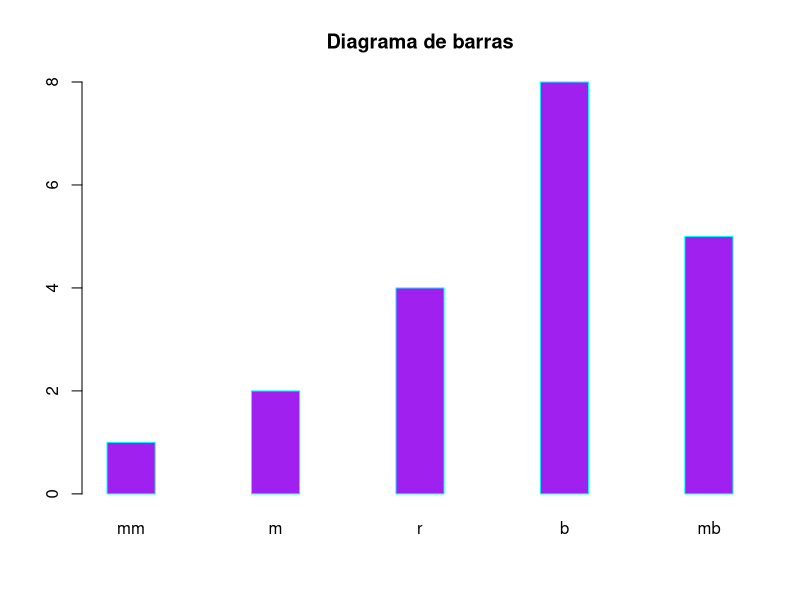
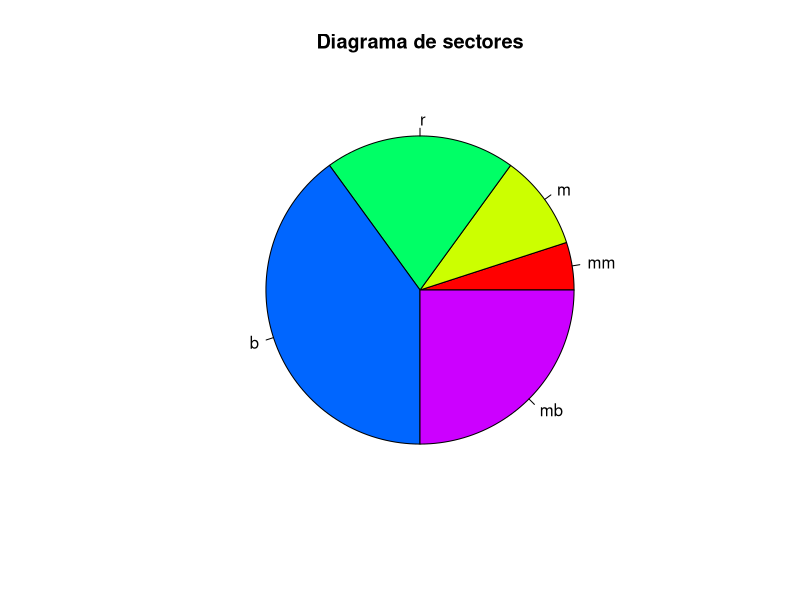
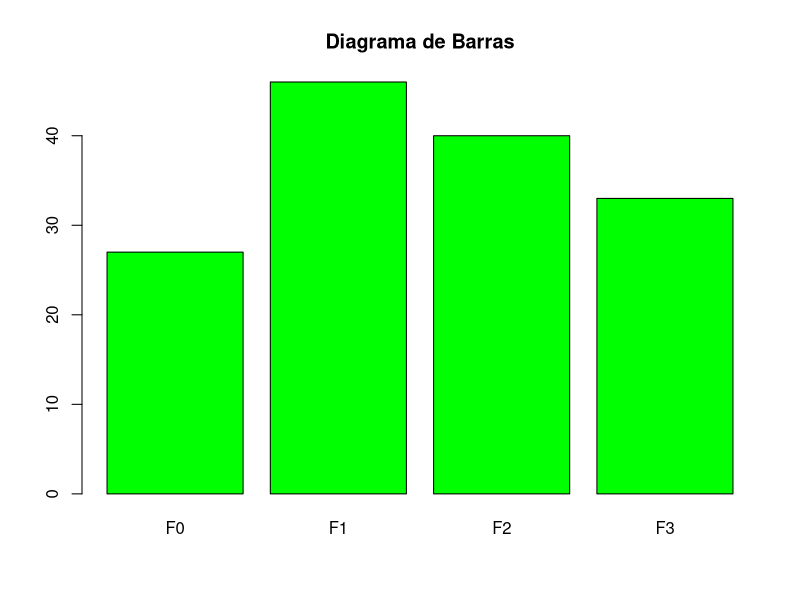
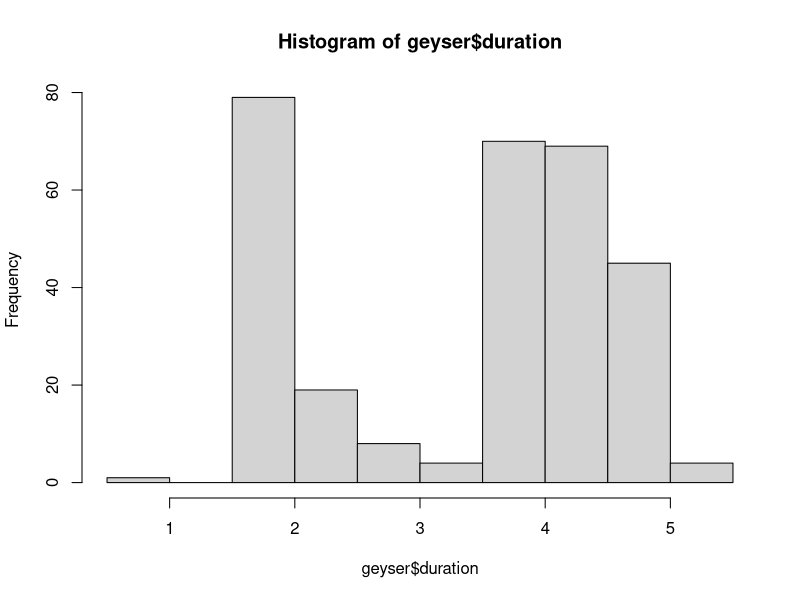
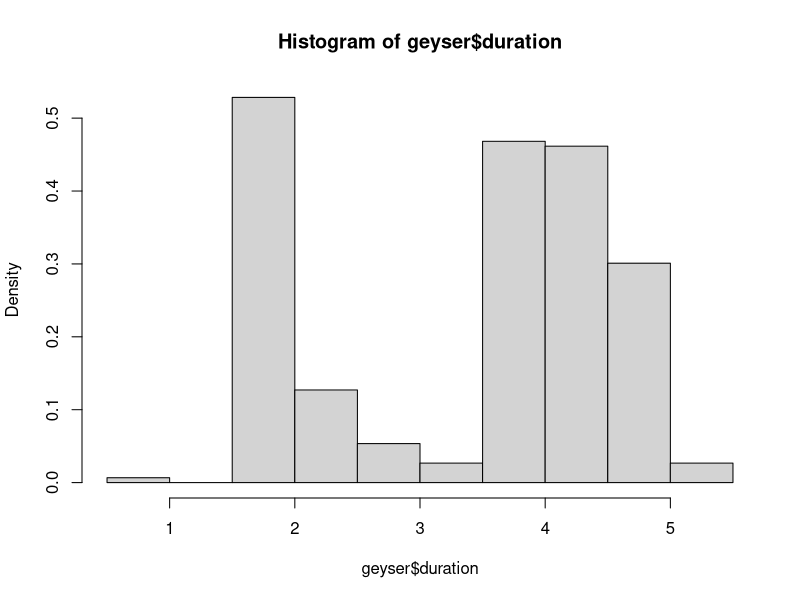
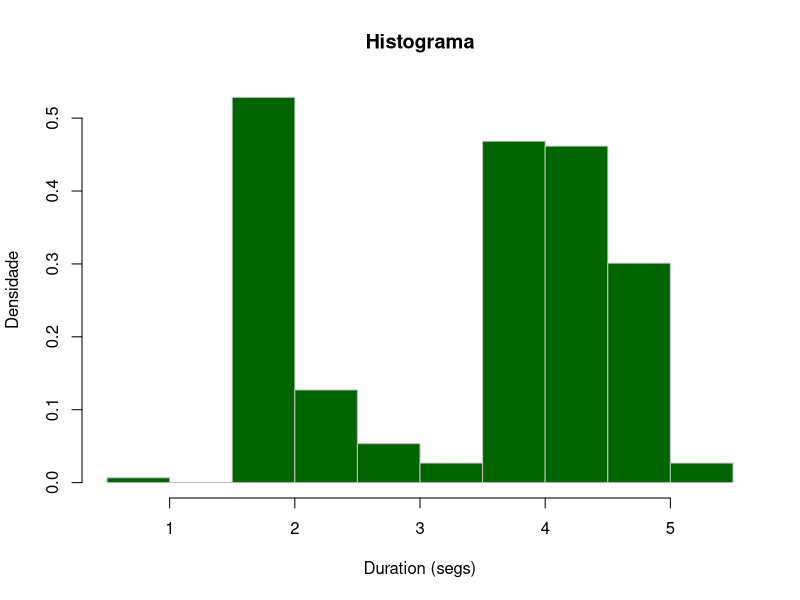
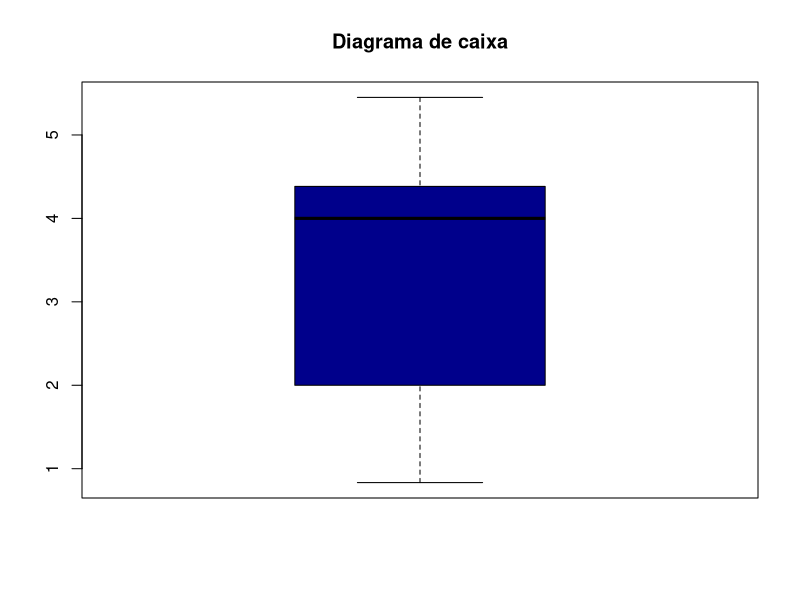
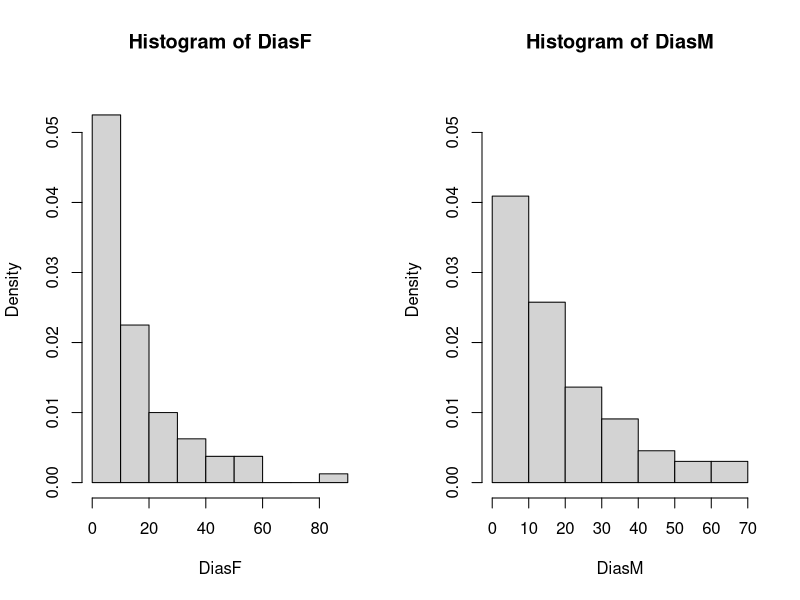

R code for these plots, in order:
#Exercicio1

mostra=c("b","b","r","mb","m","b","b","r","mm",
         "b", "mb","mb", "r", "b", "m", "b", "mb",
         "mb", "b", "r")
#X = Grao de stisfaccion
#Cualitativa ordinal
class(mostra)

mostraf = factor(mostra,levels=c("mm", "m", "r", "b", "mb"))

mostra
mostraf

#fracuencias absolutas
ni=table(mostraf);ni
#frecuencias relativas
n=length(mostraf);n
fi=ni/n;fi
#frecuencias absolutas acumuladas
Ni=cumsum(ni);Ni
#frecuencias relativas acumuladas
Fi=cumsum(fi);Fi

#Taboa de frecuencias
taboa=cbind(ni,fi,Ni,Fi);taboa

#Representación gráfica
barplot(ni, col="purple", border= "cyan", main= "Diagrama de barras", space = 2)
#Diagrama de sectores
pie(ni, main= "Diagrama de sectores", col = rainbow(5))


#Exercicio 2

install.packages("MASS")
library(MASS)
head(quine)
?quine

#Sexo
#Cualitativa nominal
ni=table(quine$Sex)
n=length(quine$Sex)
fi=ni/n
taboa_sex=cbind(ni,fi);taboa_sex

#Idade 
#Cualitativa ordinal (completar, es como el ejercicio 1)

#Taboa de continxencia
tab=table(quine$Sex, quine$Age);tab
addmargins(tab)

#Representar Idade
barplot(table(quine$Age), col = "green", main = "Diagrama de Barras")

#Exercicio 3
head(geyser)
#Duración: cuantitativa continua
hist(geyser$duration) #Con alturas as frec absolutas
hist(geyser$duration, freq=F) #Con alturas as dendidades de frecuencias
hist(geyser$duration, freq=F, col ="darkgreen", xlab="Duration (segs)", 
     ylab="Densidade", main="Histograma", border="gray") 

#Diagrama de caixa
boxplot(geyser$duration, main="Diagrama de caixa", col ="darkblue")

#medidas caracteristicas  
summary(geyser$duration)
quantile(geyser$duration, probs=c(0.25,0.5,0.75))
quantile(geyser$duration, probs=0.1)
median(geyser$duration)

sc2=var(geyser$duration) #Cuasi-varianza
n=length(geyser$duration)
s2=((n-1)/n)*sc2 #vaianza mostral

sc2;s2

sc=sd(geyser$duration) #Cuasi-desviación
s=sqrt((n-1)/n)*sc #Desviacion tipica
sc;s
range(geyser$duration)
diff(range(geyser$duration)) #rango mostra



#Exercicio4
head(quine)
DiasF=quine$Days[quine$Sex=="F"];DiasF
DiasM=quine$Days[quine$Sex=="M"];DiasM

#variable cuantitativa discreta con moitos
#valores polo que a trataremos como unha continua
par(mfrow=c(1,2))
hist(DiasF, freq=F, ylim=c(0,0.055))
hist(DiasM, freq=F, ylim=c(0,0.055))
par(mfrow=c(1,1))

boxplot(quine$Days~quine$Sex)
boxplot(quine$Days~quine$Age)

#medidas caracteristicas para ambos grupos
summary(DiasF)
summary(DiasM)


#Exercicio 5 
head(airquality)
vento=airquality$Wind
hist(vento,breaks=4)
hist(vento, breaks=9)
hist(vento, breaks=14)
hist(vento, breaks=19)

boxplot(vento)

#Hay atipicos segundo o diagrama de caixa
sort(vento)
#Os valores mais altos son os atipicos


#Exercicio proposto

head(mtcars)
?mtcars

#mpg: cuantitativa continua
#cyl:cuantitativa discreta
#disp:cuantitativa continua
#hp: cuantitativa discreta
#drat: cuantitativa continua
#wt: cuantitativa continua
#qsec: cuantitativa continua 
#vs: cualitativa nominal
#am:  cualitativa nominal
#gear: cuantitativa discreta
#carb: cuantitativa discreta

apply(mtcars, 2, summary)

#mpg mediana=19.20 media=20.09, moda= [15,20]
hist(mtcars$mpg)
#HP
n=length(mtcars$hp);n
sc2=var(mtcars$hp);sc2 #Cuasivarianza
s2=((n-1)/n)*sc2;sc #Varianza

sc=sd(mtcars$hp);sc
s=sqrt((n-1)/n)*sc

quantile(mtcars$wt , probs=c(0.25,0.5,0.75))

hist(mtcars$mpg)
boxplot(mtcars$mpg)

boxplot(mtcars$hp)
sort(mtcars$hp) #335 e o atipico

plot(mtcars$hp, mtcars$mpg, pch=16)


